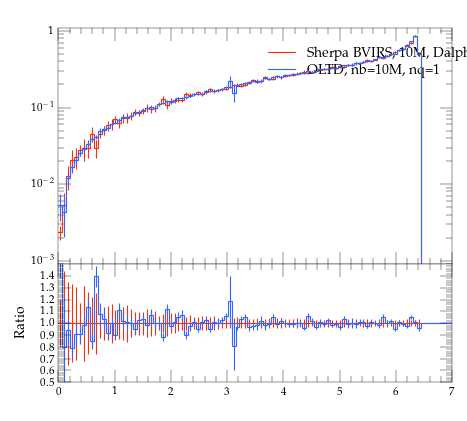

Reproduce this figure in Python.
#! /usr/bin/env python

# This Python script was auto-generated using YODA v2.0.0.
# Analysis object: /evtb/cutEg_jb_pt
# Timestamp: 15-04-2024 (14:39:54)

import matplotlib as mpl
import matplotlib.pyplot as plt
mpl.use('Agg') # comment out for interactive use
import os
import numpy as np

plotDir = os.path.split(os.path.realpath(__file__))[0]
if 'YODA_USER_PLOT_PATH' in globals():
    plot_outdir = globals()['YODA_USER_PLOT_PATH']
else:
    plot_outdir = plotDir

#plot style
plt.style.use(os.path.join(plotDir, '../default.mplstyle'))
# plot metadata
figW, figH = plt.rcParams['figure.figsize']
ax_xLabel = r''
ax_yLabel = r''
ax_title  = r''
ax_xScale = 'linear'
ax_yScale = 'log'
xLims = (0.0, 7.0)
yLims = (0.0009000000000000001, 1.1)

# TeX-friendly labels for the legend
labels = [ r"Sherpa BVIRS, 10M, Dalpha=0.01", r"OLTD, nb=10M, nq=1" ]

# Create figure and axis objects
fig, (ax, ratio0_ax) = plt.subplots(2, 1, sharex=True,
                  figsize=(figW,figH), gridspec_kw={'height_ratios': (2, 1)})
ratio0_ax.yaxis.set_major_locator(mpl.ticker.MultipleLocator(0.1))
ratio0_ax.set_ylim(0.5, 1.4999)
ratio0_ax.set_ylabel('Ratio')

# LineColor map: curve index -> color
linecolors = {0: '#EE3311', 1: '#3366FF'}
# the numerical data is stored in a separate file
dataf = dict()
prefix = os.path.split(__file__)[0]
if prefix:    prefix = prefix + '/'
exec(open(prefix+'cutEg_jb_pt__data.py').read(), dataf)


legend_handles = [] # keep track of handles for the legend

# style options for curves
# starts at zorder>=5 to draw curve on top of legend
styles = {
  'curve0': {
    'color' : linecolors[0],
    'linestyle' : '-',
    'marker' : 'o',
    'zorder' : 5,
    'histstyle' : True,
  },
  'curve1': {
    'color' : linecolors[1],
    'linestyle' : '-',
    'marker' : 'o',
    'zorder' : 6,
    'histstyle' : True,
  },
}
# curve from input yoda files in main panel
for label in dataf['yvals'].keys():
    if all(np.isnan(v) for v in dataf['yvals'][label]):
        continue
    tmp = None
    if styles[label]['histstyle']: # draw as histogram
        tmp, = ax.plot(dataf['xedges'], dataf['yedges'][label],
                       color=styles[label]['color'],
                       linestyle=styles[label]['linestyle'],
                       drawstyle='steps-pre', solid_joinstyle='miter',
                       zorder=styles[label]['zorder'], label=label)
        ax.errorbar(dataf['xpoints'], dataf['yvals'][label], color=styles[label]['color'],
                    xerr=dataf['xerrs'], yerr=[dataf['ydowns'][label], dataf['yups'][label]],
                    linestyle='none', zorder=styles[label]['zorder'])
    else: # draw as scatter
        tmp = ax.errorbar(dataf['xpoints'], dataf['yvals'][label],
                          xerr=dataf['xerrs'],
                          yerr=[ dataf['ydowns'][label],
                          dataf['yups'][label] ],
                          fmt=styles[label]['marker'],
                          ecolor=styles[label]['color'],
                          color=styles[label]['color'], zorder=2)
        tmp[-1][0].set_linestyle(styles[label]['linestyle'])
    legend_handles += [tmp]
    for varLabel in dataf['variation_yvals'].keys():
        if varLabel.startswith(label):
            tmp, = ax.plot(dataf['xedges'], dataf['variation_yvals'][varLabel],
                           color=styles[label]['color'],
                           linestyle=styles[label]['linestyle'],
                           drawstyle='steps-pre', solid_joinstyle='miter',
                           zorder=styles[label]['zorder'], alpha=0.5)


# plots on ratio panel
# curve from input yoda files in ratio panel
for label, yvals in dataf['ratio0_yvals'].items():
    if all(np.isnan(v) for v in yvals):
        continue
    if styles[label]['histstyle']: # plot as histogram
        ratio0_ax.plot(dataf['xedges'], yvals,
                       color=styles[label]['color'],
                       linestyle=styles[label]['linestyle'],
                       drawstyle='steps-pre', zorder=1,
                       solid_joinstyle='miter')
        ratio0_ax.vlines(dataf['xpoints'],
                         dataf['ratio0_ymin'][label],
                         dataf['ratio0_ymax'][label],
                         color=styles[label]['color'], zorder=1)
    else: # plot as scatter
        tmp = ratio0_ax.errorbar(dataf['xpoints'],
                                 yvals, xerr=dataf['xerrs'],
                                 yerr=dataf['ratio0_yerrs'][label],
                                 fmt=styles[label]['marker'],
                                 ecolor=styles[label]['color'],
                                 color=styles[label]['color'])
        tmp[-1][0].set_linestyle(styles[label]['linestyle'])

    for varlabel in dataf['ratio0_variation_vals'].keys():
        if varlabel.startswith(label):
            ratio0_ax.plot(dataf['xedges'],
                            dataf['ratio0_variation_vals'][varlabel],
                            color=styles[label]['color'],
                            linestyle=styles[label]['linestyle'],
                            drawstyle='steps-pre', solid_joinstyle='miter',
                            zorder=1, alpha=0.5)

legend_pos = (0.5, 0.97)
ax.legend(legend_handles, labels, loc='upper left', bbox_to_anchor=legend_pos)

# set plot metadata as defined above
ratio0_ax.set_xlabel(ax_xLabel)
ratio0_ax.xaxis.set_label_coords(1., -.15)
ax.set_ylabel(ax_yLabel, loc='top')
ax.set_title(ax_title, loc='left')
ax.set_xscale(ax_xScale)
ax.set_yscale(ax_yScale)
ax.set_xlim(xLims)
ax.set_ylim(yLims)

# tick formatting
plt.rcParams['xtick.top'] = True
plt.rcParams['ytick.right'] = True
ax.yaxis.set_major_locator(mpl.ticker.LogLocator(base=10.0, numticks=np.inf))
ax.yaxis.set_minor_locator(mpl.ticker.LogLocator(
                           base=10.0, subs=np.arange(0.1, 1, 0.1), numticks=np.inf))
fig.align_ylabels((ax, ratio0_ax))
plt.savefig(os.path.join(plot_outdir, 'cutEg_jb_pt.pdf'), format='PDF')
plt.savefig(os.path.join(plot_outdir, 'cutEg_jb_pt.png'), format='PNG')

plt.close(fig)
